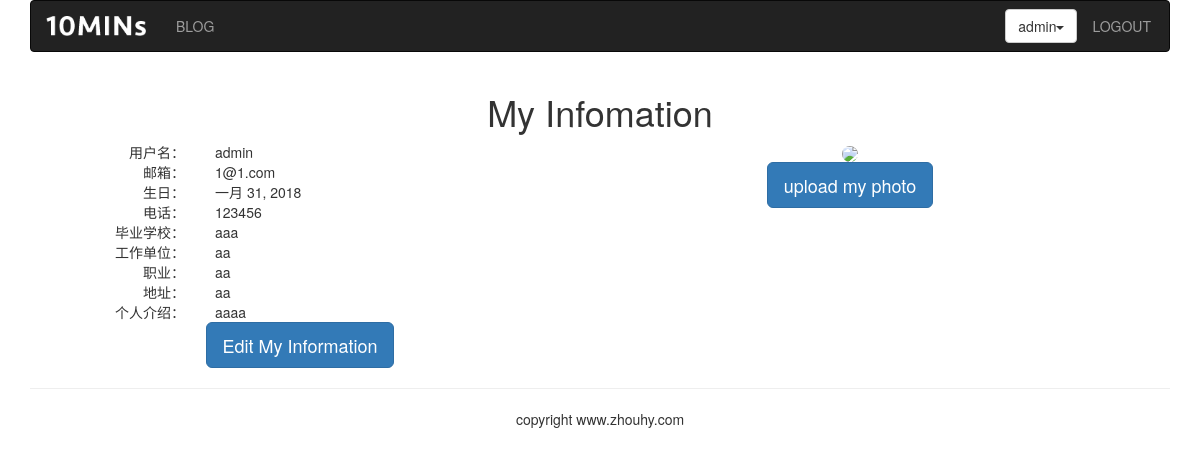
The page /account/my_information/ (signed in) on the database its author committed.
### account/models.py (models this page shows, shortened)
class UserProfile(models.Model):
    user = models.OneToOneField(User, unique=True, on_delete=models.CASCADE, verbose_name='用户')
    birth = models.DateField(blank=True, null=True)
    phone = models.CharField(max_length=20, null=True)
    class Meta:
        verbose_name = '用户信息'
        verbose_name_plural = verbose_name

class UserInfo(models.Model):
    user = models.OneToOneField(User, unique=True,on_delete=models.CASCADE)
    school = models.CharField(max_length=100, blank=True)
    company = models.CharField(max_length=100, blank=True)
    profession = models.CharField(max_length=100, blank=True)
    address = models.CharField(max_length=100, blank=True)
    aboutme = models.TextField(blank=True)
    photo = models.ImageField(blank=True)

### account/views.py (the view)
@login_required(login_url='/account/login')
def myself(request):
    user = User.objects.get(username=request.user.username)
    userprofile = UserProfile.objects.get(user=user)
    userinfo = UserInfo.objects.get(user=user)
    return render(request, 'account/myself.html', {'user': user, 'userinfo': userinfo, 'userprofile': userprofile})

### templates/account/myself.html (shortened to what this page needs)
{% extends 'base.html' %}
{% load staticfiles %}
{% block content %}
    <div class="row text-center">
        <h1>My Infomation</h1>
        <div class="row">
            <div class="col-md-6">
                <div class="row">
                    <div class="col-md-4 text-right"><span>用户名：</span></div>
                    <div class="col-md-8 text-left">{{ user.username }}</div>
                </div>
                <div class="row">
                    <div class="col-md-4 text-right"><span>邮箱：</span></div>
                    <div class="col-md-8 text-left">{{ user.email }}</div>
                </div>
                <div class="row">
                    <div class="col-md-4 text-right"><span>生日：</span></div>
                    <div class="col-md-8 text-left">{{ userprofile.birth }}</div>
                </div>
                <div class="row">
                    <div class="col-md-4 text-right"><span>电话：</span></div>
                    <div class="col-md-8 text-left">{{ userprofile.phone }}</div>
                </div>
                <div class="row">
                    <div class="col-md-4 text-right"><span>毕业学校：</span></div>
                    <div class="col-md-8 text-left">{{ userinfo.school }}</div>
                </div>
                <div class="row">
                    <div class="col-md-4 text-right"><span>工作单位：</span></div>
                    <div class="col-md-8 text-left">{{ userinfo.company }}</div>
                </div>
                <div class="row">
                    <div class="col-md-4 text-right"><span>职业：</span></div>
                    <div class="col-md-8 text-left">{{ userinfo.profession }}</div>
                </div>
                <div class="row">
                    <div class="col-md-4 text-right"><span>地址：</span></div>
                    <div class="col-md-8 text-left">{{ userinfo.address }}</div>
                </div>
                <div class="row">
                    <div class="col-md-4 text-right"><span>个人介绍：</span></div>
                    <div class="col-md-8 text-left">{{ userinfo.aboutme }}</div>
                </div>
                <a href="{% url 'account:edit_my_information' %}">
                    <button class="btn btn-primary btn-lg">Edit My Information</button>
                </a>
            </div>
            <div class="col-md-6">
                <div style="margin-right: 100px">
                    {% if userinfo.photo %}
                        <img src="{{ userinfo.photo | striptags }}" name="user_face" class="img-circle" width="200px"
                             id="my_photo">
                    {% else %}
                        <img src="{% static 'images/avatar.png' %}" name="user_face" class="img-circle" width="200px"
                             id="my_photo">
                    {% endif %}
                </div>
                <div style="margin-right: 100px">
                    <button class="btn btn-primary btn-lg" id="upload_image" onclick="upload_image_layer()">
                        upload my photo
                    </button>
                </div>
            </div>
        </div>
    </div>
{% endblock content %}

### templates/header.html (shortened to what this page needs)
{% load staticfiles %}
<div class="container">
    <nav class="navbar navbar-inverse" role="navigation">
        <div class="navbar-header">
            <a class="navbar-brand" href="http://www.zhouhy.com">
                <img src="{% static '/images/tenlogo.png' %}" width="100px">
            </a>
        </div>
        <div style="margin-right: 18px">
            <ul class="nav navbar-nav">
                <li><a href="{% url 'blog:blog_title' %}">BLOG</a></li>
            </ul>
            <ul class="nav navbar-nav navbar-right">
                {% if user.is_authenticated %}
                    <li>
                        <div class="dropdown" style="margin-top: 8px">
                            <button class="btn btn-default dropdown-toggle" type="button" id="dropdownMenu"
                                    data-toggle="dropdown">
                                {{ user.username }}<span class="caret"></span>
                            </button>
                        </div>
                    </li>
                    <li><a href="{% url 'account:user_logout' %}">LOGOUT</a></li>
                {% else %}
                    <li><a href="{% url 'account:user_register' %}">Register</a></li>
                    <li><a href="{% url 'account:user_login' %}">LOGIN</a></li>
                {% endif %}
            </ul>
        </div>
    </nav>
</div>

### rows shown on the page
UserProfile: birth "一月 31, 2018", phone "123456"
UserInfo: school "aaa", company "aa", profession "aa", address "aa", aboutme "aaaa"

### other values the page prints
{{ user.username }} "admin"
{{ user.email }} "1@1.com"
